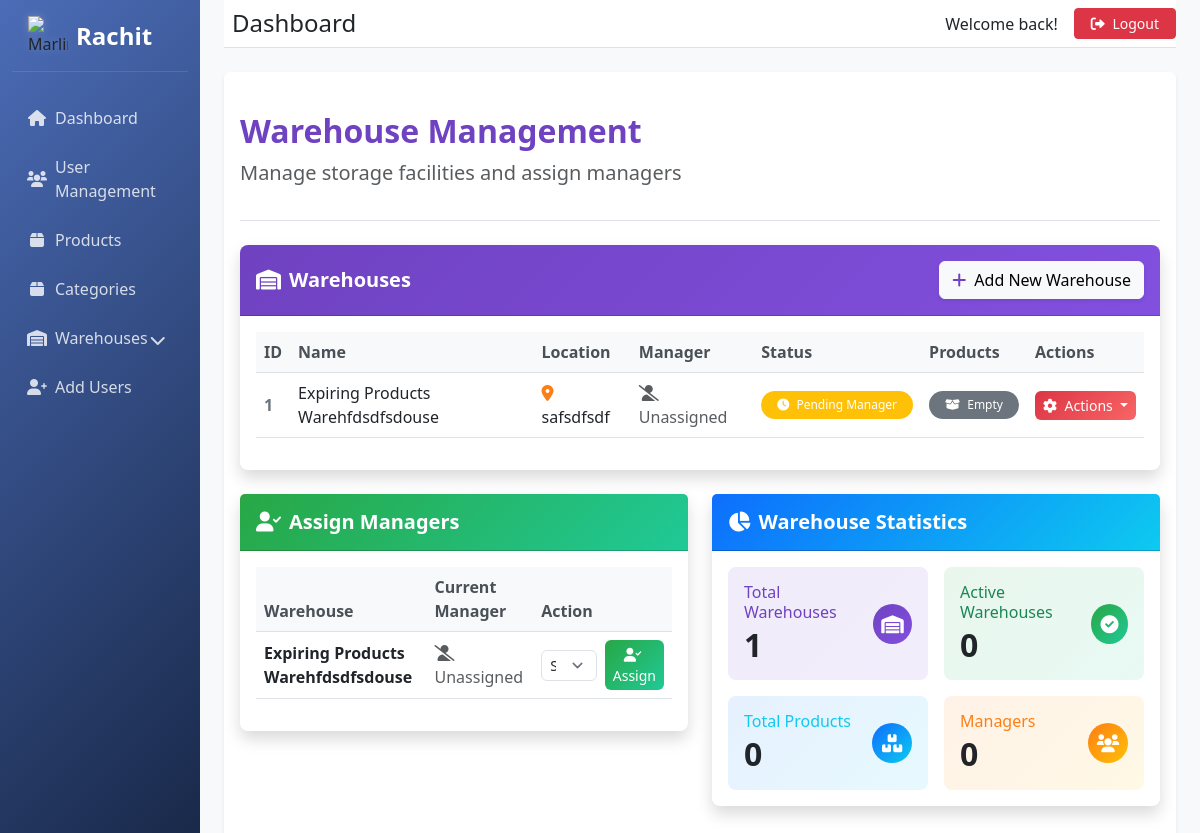
The app's page /manage_warehouses/ (signed in), older data.
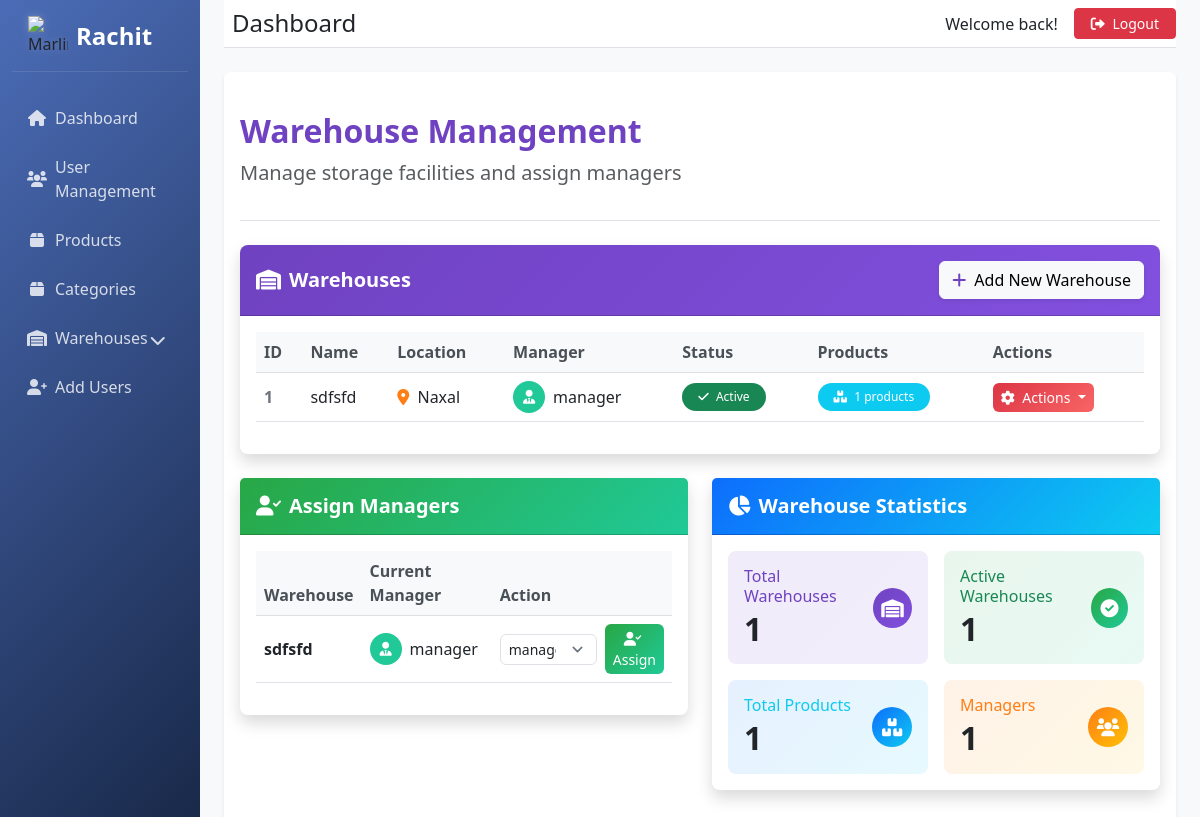
The same page, newer data.
### user/models.py (models this page shows, shortened)
class Warehouse(models.Model):
    name = models.CharField(max_length=255)
    location = models.CharField(max_length=255)
    manager = models.OneToOneField('CustomUser', on_delete=models.SET_NULL, null=True, blank=True, related_name='managed_warehouse')
    handles_expiring = models.BooleanField(default=False)

class CustomUser(AbstractUser):
    ROLE_CHOICES = [
        ('super_admin', 'Super Admin'),
        ('admin', 'Admin'),
        ('warehouse_manager', 'Warehouse Manager'),
        ('staff', 'Staff'),
        ('customer', 'Customer'),
    ]
    role = models.CharField(max_length=20, choices=ROLE_CHOICES, default='customer')
    email = models.EmailField(unique=True, blank=False, null=False)
    is_email_verified = models.BooleanField(default=False)
    verification_token = models.CharField(max_length=100, blank=True, null=True)
    warehouse = models.ForeignKey(Warehouse, on_delete=models.SET_NULL, null=True, blank=True, related_name='employees')
    is_approved = models.BooleanField(default=False)
    is_verified = models.BooleanField(default=False)
    is_staff = models.BooleanField(default=False)
    created_by = models.ForeignKey('self', on_delete=models.SET_NULL, null=True, blank=True, related_name='created_users')
    reset_password_token = models.CharField(max_length=32, null=True, blank=True)
    reset_password_expires = models.DateTimeField(null=True, blank=True)

### user/views.py (the view)
# urls.py: path('manage_warehouses/', views.manage_warehouses, name='manage_warehouses'),  # Manage warehouses (Admin)
@login_required
def manage_warehouses(request):
    if request.user.role != 'admin':
        return HttpResponseForbidden("You are not authorized to view this page")
    warehouses = Warehouse.objects.all()
    available_managers = CustomUser.objects.filter(
        role='warehouse_manager',
        is_active=True,
    )
    active_warehouses = warehouses.filter(manager__isnull=False)
    total_products = Product.objects.count()
    context = {
        'warehouses': warehouses,
        'available_managers': available_managers,
        'active_warehouses': active_warehouses,
        'total_products': total_products
    }
    return render(request, 'manage_warehouses.html', context)

### templates/manage_warehouses.html (shortened to what the changed rows need)
{% extends 'base_dashboard.html' %}
{% block content %}
<div class="pt-4 pb-3 mb-4 border-bottom">
    <h1 class="h2 fw-bold text-purple">Warehouse Management</h1>
</div>
<div class="row mb-4">
    <div class="col-12">
        <div class="card shadow border-0 rounded-3 overflow-hidden">
            <div class="card-body">
                <div class="table-responsive">
                    <table class="table table-hover align-middle">
                        <thead class="table-light">
                            <tr>
                                <th>ID</th>
                                <th>Name</th>
                                <th>Location</th>
                                <th>Manager</th>
                                <th>Status</th>
                                <th>Products</th>
                                <th>Actions</th>
                            </tr>
                        </thead>
                        <tbody>
                            {% for warehouse in warehouses %}
                            <tr data-warehouse-id="{{ warehouse.id }}" class="align-middle">
                                <td class="fw-bold text-secondary">{{ warehouse.id }}</td>
                                <td>{{ warehouse.name }}</td>
                                <td><i class="fas fa-map-marker-alt text-orange me-1"></i> {{ warehouse.location }}</td>
                                <td>
                                    {% if warehouse.manager %}
                                        <div class="d-flex align-items-center">
                                            <div class="avatar-sm bg-teal rounded-circle text-white me-2 d-flex align-items-center justify-content-center">
                                                <i class="fas fa-user-tie"></i>
                                            </div>
                                            <span>{{ warehouse.manager.username }}</span>
                                        </div>
                                    {% else %}
                                        <span class="text-muted"><i class="fas fa-user-slash me-1"></i> Unassigned</span>
                                    {% endif %}
                                </td>
                                <td>
                                    {% if warehouse.manager %}
                                        <span class="badge bg-success rounded-pill px-3 py-2"><i class="fas fa-check me-1"></i> Active</span>
                                    {% else %}
                                        <span class="badge bg-warning rounded-pill px-3 py-2"><i class="fas fa-clock me-1"></i> Pending Manager</span>
                                    {% endif %}
                                </td>
                                <td>
                                    {% with product_count=warehouse.product_set.count %}
                                        {% if product_count > 0 %}
                                            <span class="badge bg-info rounded-pill px-3 py-2 product-count" data-count="{{ product_count }}">
                                                <i class="fas fa-boxes me-1"></i> {{ product_count }} products
                                            </span>
                                        {% else %}
                                            <span class="badge bg-secondary rounded-pill px-3 py-2 product-count" data-count="0">
                                                <i class="fas fa-box-open me-1"></i> Empty
                                            </span>
                                        {% endif %}
                                    {% endwith %}
                                </td>
                                <td>
                                    <div class="btn-group">
                                        <button type="button" class="btn btn-sm btn-gradient-red rounded dropdown-toggle" data-bs-toggle="dropdown" aria-expanded="false">
                                            <i class="fas fa-cog me-1"></i> Actions
                                        </button>
                                    </div>
                                </td>
                            </tr>
                            {% endfor %}
                        </tbody>
                    </table>
                </div>
            </div>
        </div>
    </div>
</div>
<div class="row">
    <div class="col-md-6 mb-4">
        <div class="card shadow border-0 rounded-3">
            <div class="card-body">
                <div class="table-responsive">
                    <table class="table align-middle">
                        <thead class="table-light">
                            <tr>
                                <th>Warehouse</th>
                                <th>Current Manager</th>
                                <th>Action</th>
                            </tr>
                        </thead>
                        <tbody>
                            {% for warehouse in warehouses %}
                            <tr>
                                <td class="fw-bold">{{ warehouse.name }}</td>
                                <td>
                                    {% if warehouse.manager %}
                                        <div class="d-flex align-items-center">
                                            <div class="avatar-sm bg-teal rounded-circle text-white me-2 d-flex align-items-center justify-content-center">
                                                <i class="fas fa-user-tie"></i>
                                            </div>
                                            <span>{{ warehouse.manager.username }}</span>
                                        </div>
                                    {% else %}
                                        <span class="text-muted"><i class="fas fa-user-slash me-1"></i> Unassigned</span>
                                    {% endif %}
                                </td>
                                <td>
                                    <form method="POST" action="{% url 'assign_warehouse_manager' warehouse.id %}" class="d-flex align-items-center">
                                        <select name="manager_id" class="form-select form-select-sm me-2 rounded" required>
                                            <option value="">Select Manager</option>
                                            {% for manager in available_managers %}
                                                <option value="{{ manager.id }}" {% if warehouse.manager and warehouse.manager.id == manager.id %}selected{% endif %}>
                                                    {{ manager.username }} {% if manager.role %}({{ manager.role }}){% endif %}
                                                </option>
                                            {% endfor %}
                                        </select>
                                        <button type="submit" class="btn btn-sm btn-gradient-green rounded animate-hover">
                                            <i class="fas fa-user-check me-1"></i> Assign
                                        </button>
                                    </form>
                                </td>
                            </tr>
                            {% endfor %}
                        </tbody>
                    </table>
                </div>
            </div>
        </div>
    </div>
    <div class="col-md-6 mb-4">
        <div class="card shadow border-0 rounded-3">
            <div class="card-body">
                <div class="row g-3">
                    <div class="col-md-6">
                        <div class="p-3 bg-gradient-purple-light rounded-3 hover-scale">
                            <div class="d-flex justify-content-between align-items-center">
                                <div>
                                    <h2 class="mb-0 fw-bold text-dark">{{ warehouses|length }}</h2>
                                </div>
                            </div>
                        </div>
                    </div>
                    <div class="col-md-6">
                        <div class="p-3 bg-gradient-green-light rounded-3 hover-scale">
                            <div class="d-flex justify-content-between align-items-center">
                                <div>
                                    <h6 class="text-success mb-1">Active Warehouses</h6>
                                    <h2 class="mb-0 fw-bold text-dark">{{ active_warehouses|length }}</h2>
                                </div>
                            </div>
                        </div>
                    </div>
                    <div class="col-md-6">
                        <div class="p-3 bg-gradient-blue-light rounded-3 hover-scale">
                            <div class="d-flex justify-content-between align-items-center">
                                <div>
                                    <h6 class="text-info mb-1">Total Products</h6>
                                    <h2 class="mb-0 fw-bold text-dark">{{ total_products }}</h2>
                                </div>
                            </div>
                        </div>
                    </div>
                    <div class="col-md-6">
                        <div class="p-3 bg-gradient-orange-light rounded-3 hover-scale">
                            <div class="d-flex justify-content-between align-items-center">
                                <div>
                                    <h6 class="text-orange mb-1">Managers</h6>
                                    <h2 class="mb-0 fw-bold text-dark">{{ available_managers|length }}</h2>
                                </div>
                            </div>
                        </div>
                    </div>
                </div>
            </div>
        </div>
    </div>
</div>
{% endblock %}

Row changes from the older to the newer data that the page shows:
changed Warehouse id 1: name "Expiring Products Warehfdsdfsdouse" → "sdfsfd"; location "safsdfsdf" → "Naxal"; manager.username (not shown) → "manager"; product_set.count (not shown) → "1"; manager_id "Select Manager" → "manager (warehouse_manager)"; manager_id "Unassigned Pending Manager Unassigned" → "Active"; text "Empty" → "products"
Text that changed along with them:
{{ active_warehouses|length }}: "0" → "1"
{{ total_products }}: "0" → "1"
{{ available_managers|length }}: "0" → "1"
